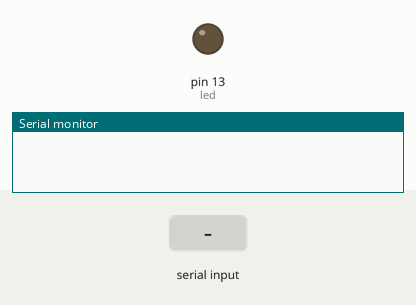
A sketch run on a simulated Arduino Uno, built with avr-gcc and run on an emulated ATmega328P. On the bench: output pins drawn as LEDs (lit = HIGH), the last lines printed to the serial monitor. Inputs (shaded band) come from the test bench.

Above: at 1.2 s.
1.3 s: "1" received over Serial
At 1.9 s:
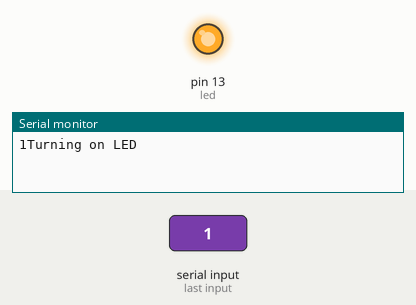
2.8 s: "2" received over Serial
At 4.2 s:
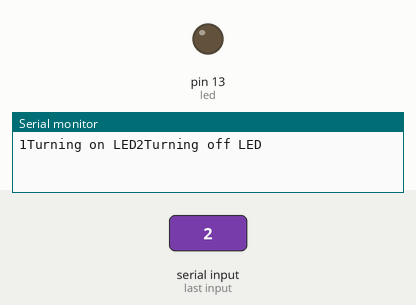
Timing chart, 0 to 5.8 s (numbered marks = the images above; inputs shaded):
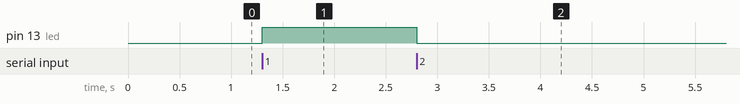

Measured:
- after the input at 1.3 s, pin 13 (led): LOW → HIGH at once
- after the input at 2.8 s, pin 13 (led): HIGH → LOW at once

The sketch:

led_serial_test_code.ino
```cpp
int led = 13;
char user_input;

void setup() {
  pinMode(led, OUTPUT);
  Serial.begin(115200);
  Serial.flush();
}

void loop() {
  if(Serial.available()){
    user_input = Serial.read();
    Serial.print(user_input);

    if(user_input=='1'){
      Serial.print("Turning on LED");
      digitalWrite(led, HIGH);
    }
    else if(user_input=='2'){
      Serial.print("Turning off LED");
      digitalWrite(led, LOW);
    }
    else{
      Serial.print("What is that even?");
    }
  }

}
```
